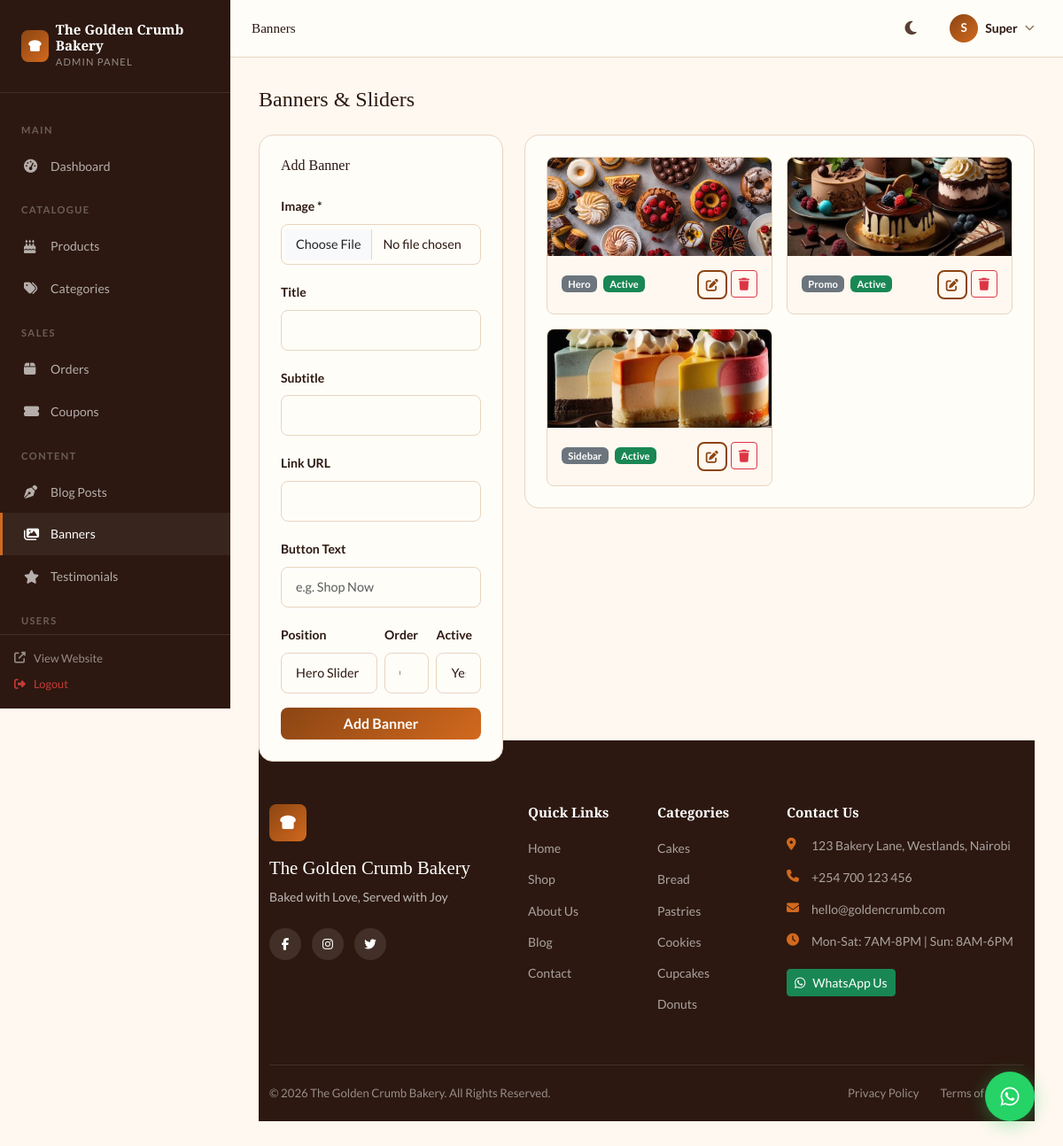
The page /admin/banners.php (signed in) on the database its author committed.
### tables this page shows
CREATE TABLE `banners` (
  `id` int(10) UNSIGNED NOT NULL,
  `title` varchar(200) NOT NULL,
  `subtitle` varchar(300) DEFAULT NULL,
  `image` varchar(255) NOT NULL,
  `link_url` varchar(255) DEFAULT NULL,
  `button_text` varchar(50) DEFAULT NULL,
  `position` enum('hero','promo','sidebar') DEFAULT 'hero',
  `sort_order` int(11) DEFAULT 0,
  `status` tinyint(1) DEFAULT 1,
  `created_at` timestamp NOT NULL DEFAULT current_timestamp()
);

CREATE TABLE `categories` (
  `id` int(10) UNSIGNED NOT NULL,
  `name` varchar(100) NOT NULL,
  `slug` varchar(120) NOT NULL,
  `description` text DEFAULT NULL,
  `image` varchar(255) DEFAULT NULL,
  `parent_id` int(10) UNSIGNED DEFAULT NULL,
  `sort_order` int(11) DEFAULT 0,
  `status` tinyint(1) DEFAULT 1,
  `created_at` timestamp NOT NULL DEFAULT current_timestamp()
);

### config/database.php (called while the page is built, shortened)
<?php
class Database {
    private static ?PDO $instance = null;
    public static function getConnection(): PDO {
        if (self::$instance === null) {
            $dsn = "mysql:host=" . DB_HOST . ";dbname=" . DB_NAME . ";charset=" . DB_CHARSET;
            $options = [
                PDO::ATTR_ERRMODE            => PDO::ERRMODE_EXCEPTION,
                PDO::ATTR_DEFAULT_FETCH_MODE => PDO::FETCH_ASSOC,
                PDO::ATTR_EMULATE_PREPARES   => false,
                PDO::MYSQL_ATTR_INIT_COMMAND => "SET NAMES utf8mb4 COLLATE utf8mb4_unicode_ci"
            ];
            try {
                self::$instance = new PDO($dsn, DB_USER, DB_PASS, $options);
            } catch (PDOException $e) {
                if (APP_ENV === 'development') {
                    die("Database connection failed: " . $e->getMessage());
                } else {
                    die("Service temporarily unavailable. Please try again later.");
                }
            }
        }
        return self::$instance;
    }
}
function db(): PDO {
    return Database::getConnection();
}

### includes/functions.php (called while the page is built, shortened)
<?php
function isAdminLoggedIn(): bool {
    return isset($_SESSION['admin_id']) && !empty($_SESSION['admin_id']);
}
function getCurrentAdmin(): ?array {
    $stmt = db()->prepare("SELECT id, name, email, role, avatar FROM admins WHERE id = ? AND status = 1");
    $stmt->execute([$_SESSION['admin_id']]);
    return $stmt->fetch() ?: null;
}
function getImageUrl(string $path, string $default = '/assets/images/no-image.jpg'): string {
    return UPLOAD_URL . $path;
}
function getSetting(string $key, string $default = ''): string {
    static $settings = [];
    if (empty($settings)) {
        try {
            $stmt = db()->query("SELECT `key`, `value` FROM settings");
            $settings = $stmt->fetchAll(PDO::FETCH_KEY_PAIR);
        } catch (Exception $e) {
            return $default;
        }
    }
    return $settings[$key] ?? $default;
}

### admin/banners.php (the view, shortened to what this page needs)
<?php
$adminPageTitle = 'Banners';
$editBanner = null;
$banners = db()->query("SELECT * FROM banners ORDER BY sort_order,created_at DESC")->fetchAll();
require_once __DIR__ . '/includes/header.php';
?>
<div class="page-header"><h4>Banners & Sliders</h4></div>
<div class="row g-4">
  <div class="col-lg-4">
    <div class="stat-card">
      <h6 style="font-family:var(--font-display);margin-bottom:1.25rem"><?= $editBanner ? 'Edit Banner' : 'Add Banner' ?></h6>
      <form method="POST" enctype="multipart/form-data">
        <div class="mb-3"><label class="form-label fw-bold small">Image *</label>
          <input type="file" class="form-control" name="image" accept="image/*" data-preview="bannerPreview"></div>
        <div class="mb-3"><label class="form-label fw-bold small">Title</label><input type="text" class="form-control" name="title" value="<?= htmlspecialchars($editBanner['title']??'') ?>"></div>
        <div class="mb-3"><label class="form-label fw-bold small">Subtitle</label><input type="text" class="form-control" name="subtitle" value="<?= htmlspecialchars($editBanner['subtitle']??'') ?>"></div>
        <div class="mb-3"><label class="form-label fw-bold small">Link URL</label><input type="url" class="form-control" name="link_url" value="<?= htmlspecialchars($editBanner['link_url']??'') ?>"></div>
        <div class="mb-3"><label class="form-label fw-bold small">Button Text</label><input type="text" class="form-control" name="button_text" value="<?= htmlspecialchars($editBanner['button_text']??'') ?>" placeholder="e.g. Shop Now"></div>
        <div class="row g-2 mb-3">
          <div class="col-6"><label class="form-label fw-bold small">Position</label>
            <select class="form-select" name="position">
              <?php foreach (['hero'=>'Hero Slider','promo'=>'Promo Banner','sidebar'=>'Sidebar'] as $v=>$l): ?>
              <option value="<?= $v ?>" <?= ($editBanner['position']??'')===$v?'selected':'' ?>><?= $l ?></option>
              <?php endforeach; ?>
            </select></div>
          <div class="col-3"><label class="form-label fw-bold small">Order</label><input type="number" class="form-control" name="sort_order" value="<?= $editBanner['sort_order']??0 ?>" min="0"></div>
          <div class="col-3"><label class="form-label fw-bold small">Active</label>
            <select class="form-select" name="status"><option value="1" <?= ($editBanner['status']??1)?'selected':'' ?>>Yes</option><option value="0" <?= isset($editBanner)&&!$editBanner['status']?'selected':'' ?>>No</option></select></div>
        </div>
        <div class="d-flex gap-2">
          <button type="submit" class="btn btn-primary flex-fill"><?= $editBanner?'Update':'Add Banner' ?></button>
        </div>
      </form>
    </div>
  </div>
  <div class="col-lg-8">
    <div class="stat-card">
      <div class="row g-3">
        <?php foreach ($banners as $b): ?>
        <div class="col-md-6">
          <div style="background:var(--cream);border:1px solid var(--border);border-radius:var(--radius-sm);overflow:hidden">
            <div style="aspect-ratio:16/7;overflow:hidden;background:var(--cream-dark)">
              <img src="<?= getImageUrl($b['image']) ?>" style="width:100%;height:100%;object-fit:cover">
            </div>
            <div class="p-3">
              <div class="d-flex justify-content-between align-items-start">
                <div>
                  <span class="badge bg-secondary" style="font-size:.7rem"><?= ucfirst($b['position']) ?></span>
                  <span class="badge bg-<?= $b['status']?'success':'secondary' ?> ms-1" style="font-size:.7rem"><?= $b['status']?'Active':'Inactive' ?></span>
                </div>
                <div class="d-flex gap-1">
                  <a href="?edit=<?= $b['id'] ?>" class="btn btn-sm btn-outline-primary"><i class="fas fa-edit"></i></a>
                  <form method="POST" class="d-inline"><?= csrfField() ?><input type="hidden" name="action" value="delete"><input type="hidden" name="id" value="<?= $b['id'] ?>">
                    <button class="btn btn-sm btn-outline-danger" data-confirm="Delete this banner?"><i class="fas fa-trash"></i></button></form>
                </div>
              </div>
            </div>
          </div>
        </div>
        <?php endforeach; ?>
      </div>
    </div>
  </div>
</div>
<?php include __DIR__ . '/../includes/footer.php'; ?>

### admin/includes/header.php (shortened to what this page needs)
<?php
$admin   = getCurrentAdmin();
$pgTitle = $adminPageTitle ?? 'Dashboard';
$unreadMsg = (int) db()->query("SELECT COUNT(*) FROM contact_messages WHERE is_read=0")->fetchColumn();
$lowStock  = (int) db()->query("SELECT COUNT(*) FROM products WHERE stock_quantity <= low_stock_threshold AND status='active'")->fetchColumn();
$adminNav = [
  ['section'=>'Main'],
  ['href'=>'dashboard.php','icon'=>'tachometer-alt','label'=>'Dashboard'],
  ['section'=>'Catalogue'],
  ['href'=>'products.php','icon'=>'birthday-cake','label'=>'Products'],
  ['href'=>'categories.php','icon'=>'tags','label'=>'Categories'],
  ['section'=>'Sales'],
  ['href'=>'orders.php','icon'=>'box','label'=>'Orders'],
  ['href'=>'coupons.php','icon'=>'ticket-alt','label'=>'Coupons'],
  ['section'=>'Content'],
  ['href'=>'blog.php','icon'=>'pen-nib','label'=>'Blog Posts'],
  ['href'=>'banners.php','icon'=>'images','label'=>'Banners'],
  ['href'=>'testimonials.php','icon'=>'star','label'=>'Testimonials'],
  ['section'=>'Users'],
  ['href'=>'customers.php','icon'=>'users','label'=>'Customers'],
  ['href'=>'reviews.php','icon'=>'comments','label'=>'Reviews'],
  ['href'=>'messages.php','icon'=>'envelope','label'=>'Messages','badge'=>$unreadMsg],
  ['section'=>'System'],
  ['href'=>'inventory.php','icon'=>'warehouse','label'=>'Inventory','badge'=>$lowStock,'badge_type'=>'warning'],
  ['href'=>'newsletter.php','icon'=>'mail-bulk','label'=>'Newsletter'],
  ['href'=>'settings.php','icon'=>'cog','label'=>'Settings'],
  ['href'=>'reports.php','icon'=>'chart-bar','label'=>'Reports'],
];
$current = basename($_SERVER['PHP_SELF']);
?>
<!DOCTYPE html>
<html lang="en">
<head>
<title><?= htmlspecialchars($pgTitle) ?> – Admin | <?= htmlspecialchars(getSetting('site_name','Crumbs & Co')) ?></title>
<link href="https://cdn.jsdelivr.net/npm/bootstrap@5.3.2/dist/css/bootstrap.min.css" rel="stylesheet">
<link href="https://cdnjs.cloudflare.com/ajax/libs/font-awesome/6.5.0/css/all.min.css" rel="stylesheet">
<link href="<?= APP_URL ?>/assets/css/style.css" rel="stylesheet">
</head>
<body data-theme="light">
<aside class="admin-sidebar" id="adminSidebar">
  <div class="sidebar-logo">
    <a href="<?= APP_URL ?>/admin/dashboard.php" class="d-flex align-items-center gap-2 text-decoration-none">
      <div style="width:36px;height:36px;background:linear-gradient(135deg,var(--primary),var(--accent));border-radius:8px;display:flex;align-items:center;justify-content:center;color:white;font-size:.9rem">
        <i class="fas fa-bread-slice"></i>
      </div>
      <div style="color:white">
        <div style="font-family:var(--font-display);font-weight:700;font-size:.95rem;line-height:1.2"><?= htmlspecialchars(getSetting('site_name','Crumbs & Co')) ?></div>
        <div style="font-size:.7rem;opacity:.5;text-transform:uppercase;letter-spacing:.1em">Admin Panel</div>
      </div>
    </a>
  </div>
  <div class="sidebar-menu flex-fill" style="overflow-y:auto">
    <?php foreach ($adminNav as $item):
      if (isset($item['section'])): ?>
      <div class="sidebar-group-label mt-2"><?= $item['section'] ?></div>
      <?php else: ?>
      <a href="<?= APP_URL ?>/admin/<?= $item['href'] ?>" class="<?= $current===$item['href']?'active':'' ?>">
        <i class="fas fa-<?= $item['icon'] ?>"></i>
        <span style="flex:1"><?= $item['label'] ?></span>
      </a>
      <?php endif; ?>
    <?php endforeach; ?>
  </div>
  <div class="sidebar-bottom">
    <a href="<?= APP_URL ?>" target="_blank" class="d-flex align-items-center gap-2 mb-2" style="color:rgba(255,255,255,.5);font-size:.8rem;text-decoration:none"><i class="fas fa-external-link-alt" style="width:14px"></i>View Website</a>
    <a href="<?= APP_URL ?>/admin/logout.php" class="d-flex align-items-center gap-2" style="color:rgba(239,68,68,.8);font-size:.8rem;text-decoration:none"><i class="fas fa-sign-out-alt" style="width:14px"></i>Logout</a>
  </div>
</aside>
<div class="admin-main" id="adminMain">
  <div class="admin-topbar">
    <div class="d-flex align-items-center gap-3">
      <h6 style="margin:0;font-family:var(--font-display);font-size:.95rem"><?= htmlspecialchars($pgTitle) ?></h6>
    </div>
    <div class="d-flex align-items-center gap-3">
      <button class="btn-icon" id="themeToggle" title="Toggle theme"><i class="fas fa-moon" id="themeIcon"></i></button>
      <div class="dropdown">
        <button class="d-flex align-items-center gap-2 btn-icon px-2" style="border-radius:var(--radius-sm);width:auto" data-bs-toggle="dropdown">
          <div style="width:32px;height:32px;background:linear-gradient(135deg,var(--primary),var(--accent));border-radius:50%;display:flex;align-items:center;justify-content:center;color:white;font-weight:700;font-size:.85rem">
            <?= strtoupper(substr($admin['name'],0,1)) ?>
          </div>
          <span style="font-size:.875rem;font-weight:600;color:var(--text-dark)"><?= htmlspecialchars(explode(' ',$admin['name'])[0]) ?></span>
          <i class="fas fa-chevron-down" style="font-size:.7rem;color:var(--text-light)"></i>
        </button>
      </div>
    </div>
  </div>
  <div class="admin-content">

### includes/footer.php
<?php
$siteName = getSetting('site_name', 'Crumbs & Co Bakery');
$wa = getSetting('whatsapp_number', '');
$categories = db()->query("SELECT name,slug FROM categories WHERE status=1 ORDER BY sort_order LIMIT 6")->fetchAll();
?>
<footer class="bakery-footer">
  <div class="container">
    <div class="row g-4 py-5">
      <div class="col-lg-4">
        <div class="footer-brand">
          <div class="brand-icon mb-3"><i class="fas fa-bread-slice"></i></div>
          <h5><?= htmlspecialchars($siteName) ?></h5>
          <p><?= htmlspecialchars(getSetting('site_tagline','Baked with Love, Every Single Day')) ?></p>
          <div class="social-links">
            <?php if ($fb = getSetting('facebook_url')): ?><a href="<?= htmlspecialchars($fb) ?>" target="_blank" rel="noopener"><i class="fab fa-facebook-f"></i></a><?php endif; ?>
            <?php if ($ig = getSetting('instagram_url')): ?><a href="<?= htmlspecialchars($ig) ?>" target="_blank" rel="noopener"><i class="fab fa-instagram"></i></a><?php endif; ?>
            <?php if ($tw = getSetting('twitter_url')): ?><a href="<?= htmlspecialchars($tw) ?>" target="_blank" rel="noopener"><i class="fab fa-twitter"></i></a><?php endif; ?>
          </div>
        </div>
      </div>
      <div class="col-6 col-lg-2">
        <h6 class="footer-heading">Quick Links</h6>
        <ul class="footer-links">
          <li><a href="<?= APP_URL ?>">Home</a></li>
          <li><a href="<?= APP_URL ?>/pages/shop.php">Shop</a></li>
          <li><a href="<?= APP_URL ?>/pages/about.php">About Us</a></li>
          <li><a href="<?= APP_URL ?>/pages/blog.php">Blog</a></li>
          <li><a href="<?= APP_URL ?>/pages/contact.php">Contact</a></li>
        </ul>
      </div>
      <div class="col-6 col-lg-2">
        <h6 class="footer-heading">Categories</h6>
        <ul class="footer-links">
          <?php foreach ($categories as $cat): ?>
          <li><a href="<?= APP_URL ?>/pages/shop.php?category=<?= urlencode($cat['slug']) ?>"><?= htmlspecialchars($cat['name']) ?></a></li>
          <?php endforeach; ?>
        </ul>
      </div>
      <div class="col-lg-4">
        <h6 class="footer-heading">Contact Us</h6>
        <ul class="footer-contact">
          <?php if ($addr = getSetting('site_address')): ?><li><i class="fas fa-map-marker-alt"></i><?= htmlspecialchars($addr) ?></li><?php endif; ?>
          <?php if ($ph = getSetting('site_phone')): ?><li><i class="fas fa-phone"></i><a href="tel:<?= preg_replace('/[^0-9+]/','',$ph) ?>" style="color:inherit"><?= htmlspecialchars($ph) ?></a></li><?php endif; ?>
          <?php if ($em = getSetting('site_email')): ?><li><i class="fas fa-envelope"></i><a href="mailto:<?= htmlspecialchars($em) ?>" style="color:inherit"><?= htmlspecialchars($em) ?></a></li><?php endif; ?>
          <?php if ($hrs = getSetting('working_hours')): ?><li><i class="fas fa-clock"></i><?= htmlspecialchars($hrs) ?></li><?php endif; ?>
        </ul>
        <?php if ($wa): ?>
        <a href="https://wa.me/<?= preg_replace('/[^0-9]/','',$wa) ?>" target="_blank" class="btn btn-success btn-sm mt-2 d-inline-flex align-items-center gap-2">
          <i class="fab fa-whatsapp"></i>WhatsApp Us
        </a>
        <?php endif; ?>
      </div>
    </div>
    <div class="footer-bottom">
      <p>&copy; <?= date('Y') ?> <?= htmlspecialchars($siteName) ?>. All Rights Reserved.</p>
      <div class="footer-bottom-links">
        <a href="<?= APP_URL ?>/pages/privacy.php">Privacy Policy</a>
        <a href="<?= APP_URL ?>/pages/terms.php">Terms of Service</a>
      </div>
    </div>
  </div>
</footer>
<?php if ($wa): ?>
<a href="https://wa.me/<?= preg_replace('/[^0-9]/','',$wa) ?>" class="whatsapp-float" target="_blank" rel="noopener" title="Chat on WhatsApp">
  <i class="fab fa-whatsapp"></i>
</a>
<?php endif; ?>
<div class="toast-container position-fixed bottom-0 end-0 p-3" id="toastContainer"></div>

### admin/includes/header.php (style rules this page uses)
.admin-sidebar { overflow-y:auto;display:flex;flex-direction:column }
.sidebar-bottom { margin-top:auto;padding:1rem;border-top:1px solid rgba(255,255,255,.1) }
.admin-content { padding:2rem }
.page-header { margin-bottom:1.5rem }
.page-header h4 { font-family:var(--font-display);margin:0 }

### rows shown on the page
banners: image (picture), position "Hero", status "Active"
banners: image (picture), position "Promo", status "Active"
banners: image (picture), position "Sidebar", status "Active"
categories: name "Cakes"
categories: name "Bread"
categories: name "Pastries"
categories: name "Cookies"
categories: name "Cupcakes"
categories: name "Donuts"

### other values the page prints
getSetting('site_name','Crumbs & Co') "The Golden Crumb Bakery"
$item['section'] "MAIN"
$item['label'] "Dashboard"
$item['section'] "CATALOGUE"
$item['label'] "Products"
$item['label'] "Categories"
$item['section'] "SALES"
$item['label'] "Orders"
$item['label'] "Coupons"
$item['section'] "CONTENT"
$item['label'] "Blog Posts"
$item['label'] "Banners"
$item['label'] "Testimonials"
$item['section'] "USERS"
$pgTitle "Banners"
